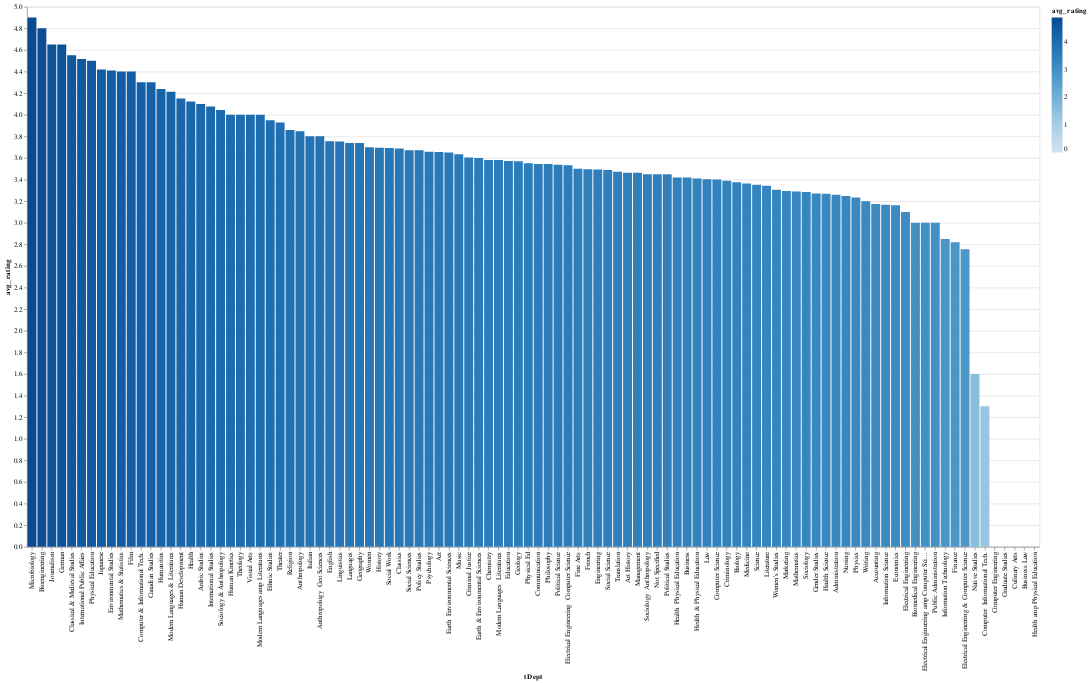

This figure's notebook cell:
### Code cell
avg_dept_rating_df = pd.DataFrame(unique_tid_df['tDept'].unique(), columns=['tDept'])
avg_dept_rating_df['avg_rating'] = avg_dept_rating_df['tDept'].apply(avg_rating)
sorted_avg_rating_df = avg_dept_rating_df.sort_values(by=['avg_rating'], ascending=False)
sorted_avg_rating_df.to_csv('avg_dept_rating.csv', index=False)

sorted_avg_rating_df['avg_rating'].fillna(0, inplace=True)
alt.Chart(sorted_avg_rating_df).mark_bar().encode(
    x=alt.Y('tDept', sort=None),
    y='avg_rating',
    color='avg_rating'
).properties(
    width=1500,
    height=800
)

### Figure 1 — Vega-Lite specification as saved in the notebook (floating-point values rounded to 4 significant figures)
{"config": {"view": {"continuousWidth": 400, "continuousHeight": 300}}, "data": {"name": "data-6bde19e174930735ab0d9d05fb84ad4c"}, "mark": "bar", "encoding": {"color": {"field": "avg_rating", "type": "quantitative"}, "x": {"field": "tDept", "sort": null, "type": "nominal"}, "y": {"field": "avg_rating", "type": "quantitative"}}, "height": 800, "width": 1500, "$schema": "https://vega.github.io/schema/vega-lite/v4.17.0.json", "datasets": {"data-6bde19e174930735ab0d9d05fb84ad4c": [{"tDept": "Microbiology", "avg_rating": 4.9}, {"tDept": "Bioengineering", "avg_rating": 4.8}, {"tDept": "Journalism", "avg_rating": 4.65}, {"tDept": "German", "avg_rating": 4.65}, {"tDept": "Classical & Medieval Studies", "avg_rating": 4.55}, {"tDept": "International Public Affairs", "avg_rating": 4.517}, {"tDept": "Physical Education", "avg_rating": 4.5}, {"tDept": "Japanese", "avg_rating": 4.42}, {"tDept": "Environmental Studies", "avg_rating": 4.41}, {"tDept": "Mathematics & Statistics", "avg_rating": 4.4}, {"tDept": "Film", "avg_rating": 4.4}, {"tDept": "Computer & Informational Tech.", "avg_rating": 4.3}, {"tDept": "Canadian Studies", "avg_rating": 4.3}, {"tDept": "Humanities", "avg_rating": 4.238}, {"tDept": "Modern Languages & Literatures", "avg_rating": 4.213}, {"tDept": "Human Development", "avg_rating": 4.15}, {"tDept": "Health", "avg_rating": 4.122}, {"tDept": "Arabic Studies", "avg_rating": 4.1}, {"tDept": "International Studies", "avg_rating": 4.076}, {"tDept": "Sociology & Anthropology", "avg_rating": 4.043}, {"tDept": "Human Kinetics", "avg_rating": 4.0}, {"tDept": "Theology", "avg_rating": 4.0}, {"tDept": "Visual Arts", "avg_rating": 4.0}, {"tDept": "Modern Languages amp Literatures", "avg_rating": 4.0}, {"tDept": "Ethnic Studies", "avg_rating": 3.95}, {"tDept": "Theater", "avg_rating": 3.929}, {"tDept": "Religion", "avg_rating": 3.859}, {"tDept": "Anthropology", "avg_rating": 3.848}, {"tDept": "Italian", "avg_rating": 3.8}, {"tDept": "Anthropology  Geo Sciences", "avg_rating": 3.8}, {"tDept": "English", "avg_rating": 3.754}, {"tDept": "Linguistics", "avg_rating": 3.753}, {"tDept": "Languages", "avg_rating": 3.738}, {"tDept": "Geography", "avg_rating": 3.737}, {"tDept": "Women", "avg_rating": 3.7}, {"tDept": "History", "avg_rating": 3.696}, {"tDept": "Social Work", "avg_rating": 3.691}, {"tDept": "Classics", "avg_rating": 3.687}, {"tDept": "Social Sciences", "avg_rating": 3.672}, {"tDept": "Policy Studies", "avg_rating": 3.671}, {"tDept": "Psychology", "avg_rating": 3.656}, {"tDept": "Art", "avg_rating": 3.656}, {"tDept": "Earth  Environmental Sciences", "avg_rating": 3.65}, {"tDept": "Music", "avg_rating": 3.633}, {"tDept": "Criminal Justice", "avg_rating": 3.603}, {"tDept": "Earth & Environmental Sciences", "avg_rating": 3.6}, {"tDept": "Chemistry", "avg_rating": 3.582}, {"tDept": "Modern Languages  Literatures", "avg_rating": 3.58}, {"tDept": "Education", "avg_rating": 3.572}, {"tDept": "Geology", "avg_rating": 3.57}, {"tDept": "Physical Ed", "avg_rating": 3.55}, {"tDept": "Communication", "avg_rating": 3.545}, {"tDept": "Philosophy", "avg_rating": 3.544}, {"tDept": "Political Science", "avg_rating": 3.538}, {"tDept": "Electrical Engineering  Computer Science", "avg_rating": 3.533}, {"tDept": "Fine Arts", "avg_rating": 3.5}, {"tDept": "French", "avg_rating": 3.496}, {"tDept": "Engineering", "avg_rating": 3.493}, {"tDept": "Social Science", "avg_rating": 3.489}, {"tDept": "Translation", "avg_rating": 3.473}, {"tDept": "Art History", "avg_rating": 3.463}, {"tDept": "Management", "avg_rating": 3.462}, {"tDept": "Sociology  Anthropology", "avg_rating": 3.45}, {"tDept": "Not Specified", "avg_rating": 3.45}, {"tDept": "Political Studies", "avg_rating": 3.45}, {"tDept": "Health  Physical Education", "avg_rating": 3.42}, {"tDept": "Business", "avg_rating": 3.419}, {"tDept": "Health & Physical Education", "avg_rating": 3.409}, {"tDept": "Law", "avg_rating": 3.403}, {"tDept": "Computer Science", "avg_rating": 3.4}, {"tDept": "Criminology", "avg_rating": 3.389}, {"tDept": "Biology", "avg_rating": 3.376}, {"tDept": "Medicine", "avg_rating": 3.363}, {"tDept": "Science", "avg_rating": 3.351}, {"tDept": "Literature", "avg_rating": 3.343}, {"tDept": "Women's Studies", "avg_rating": 3.305}, {"tDept": "Marketing", "avg_rating": 3.295}, {"tDept": "Mathematics", "avg_rating": 3.289}, {"tDept": "Sociology", "avg_rating": 3.285}, {"tDept": "Gender Studies", "avg_rating": 3.271}, {"tDept": "Health Science", "avg_rating": 3.27}, {"tDept": "Administration", "avg_rating": 3.259}, {"tDept": "Nursing", "avg_rating": 3.249}, {"tDept": "Physics", "avg_rating": 3.233}, {"tDept": "Writing", "avg_rating": 3.2}, {"tDept": "Accounting", "avg_rating": 3.174}, {"tDept": "Information Science", "avg_rating": 3.167}, {"tDept": "Economics", "avg_rating": 3.163}, {"tDept": "Electrical Engineering", "avg_rating": 3.1}, {"tDept": "Biomedical Engineering", "avg_rating": 3.0}, {"tDept": "Electrical Engineering amp Computer Science", "avg_rating": 3.0}, {"tDept": "Public Administration", "avg_rating": 3.0}, {"tDept": "Information Technology", "avg_rating": 2.85}, {"tDept": "Finance", "avg_rating": 2.82}, {"tDept": "Electrical Engineering & Computer Science", "avg_rating": 2.755}, {"tDept": "Native Studies", "avg_rating": 1.6}, {"tDept": "Computer  Informational Tech.", "avg_rating": 1.3}, {"tDept": "Computer Engineering", "avg_rating": 0.0}, {"tDept": "Graduate Studies", "avg_rating": 0.0}, {"tDept": "Culinary Arts", "avg_rating": 0.0}, {"tDept": "Business Law", "avg_rating": 0.0}, {"tDept": "Health amp Physical Education", "avg_rating": 0.0}]}}
